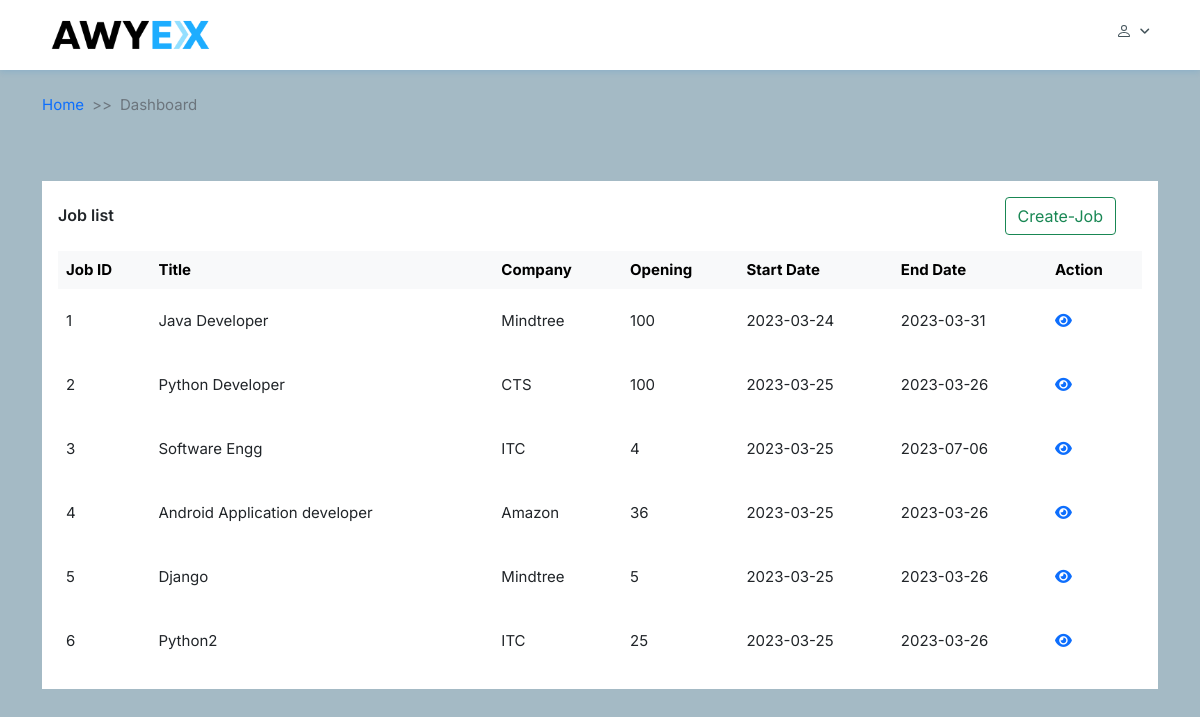
Before: /admin_dash with the older database file.
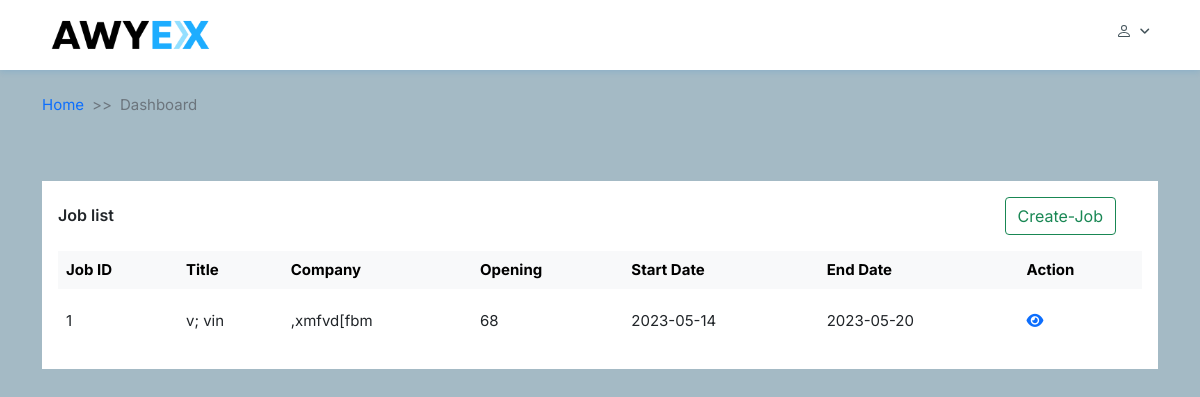
After: the same page with the newer database file.
### common/models.py (models this page shows, shortened)
class Jobs(models.Model):
	title = models.CharField(max_length=255, null=True, blank=True)
	package= models.CharField(max_length=255, null=True, blank=True)
	company = models.CharField(max_length=255, null=True, blank=True)
	openings = models.CharField(max_length=255, null=True, blank=True)
	profile = models.CharField(max_length=255, null=True, blank=True)
	start_date = models.CharField(max_length=255, null=True, blank=True)
	end_date = models.CharField(max_length=255, null=True, blank=True)
	minimum_cgpa = models.CharField(max_length=255, null=True, blank=True)

### common/views.py (the view)
# urls.py: path('admin_dash',AdminDashboard.as_view(), name="admin_dash"),
class AdminDashboard(View):
    template= 'admin/admin_dashboard.html'
    form = JobsForm
    model= Jobs
    def get(self, request):
        job_list= Jobs.objects.all().order_by('id')
        context= {
            'job_list':job_list,
            'form':self.form
        }
        return render(request, self.template, context)

### templates/admin/admin_dashboard.html (shortened to what this page needs)
{% extends "starter.html" %}
{% load static %}
{% load joblist %}
{% block content %}
  <section class="table-list">
    <div class="container">
      <div class="row">
        <div class="col-12">
          <div class="card">
            <div class="card-body">
              <div class="card-widght">
                <div class="d-flex align-items-center">
                  <h4 class="header-title mb-0">Job list</h4>
                 </div>
                 <div class="search">
                  <a>
                    <button type="button" class="btn btn-outline-success" data-bs-toggle="modal" data-bs-target="#create_job">Create-Job</button>
                  </a>
                </div>
              </div>
              <div id="cardCollpase4" class="collapse show">
                <div class="table-responsive pt-3">
                  <table class="table table-centered table-nowrap table-borderless mb-0 table-hover">
                    <thead class="table-light">
                      <tr>
                        <th>Job ID</th>
                        <th>Title</th>
                        <th>Company</th>
                        <th>Opening</th>
                        <th>Start Date</th>
                        <th>End Date</th>
                        <th>Action</th>
                      </tr>
                    </thead>
                    <tbody>
                    {% for job in job_list %}
                      <tr>
                        <td>{{job.id}}</td>
                        <td>{{job.title}}</td>
                        <td>{{job.company}}</td>
                        <td>{{job.openings}}</td>
                         <td>{{job.start_date}}</td>
                         <td>{{job.end_date}}</td>
                        <td>
                          <a target="_blank" href="{% url 'common:applied_student_list' %}?job_id={{job.id}}"><i class="fa-solid fa-eye"></i></a>
                        </td>
                      </tr>
                    {% endfor %}
                    </tbody>
                  </table>
                </div>
              </div>
            </div>
          </div>
        </div>
      </div>
    </div>
  </section>
{% endblock content %}

### templates/starter.html (shortened to what this page needs)
{% load static %}
<!doctype html>
<html lang="en">
<head>
  <link href="https://cdn.jsdelivr.net/npm/bootstrap@5.0.2/dist/css/bootstrap.min.css" rel="stylesheet"
>
  <link rel="stylesheet" href="{% static 'common/css/main.css'%}">
  <link rel="stylesheet" href="{% static 'common/css/style.css'%}">
  <link rel="stylesheet" href="https://cdnjs.cloudflare.com/ajax/libs/font-awesome/6.2.1/css/all.min.css"
 />
  <link rel="stylesheet" href="https://cdnjs.cloudflare.com/ajax/libs/slick-carousel/1.8.1/slick.css"
 />
  <link rel="stylesheet" href="https://cdn.jsdelivr.net/npm/bootstrap-icons@1.3.0/font/bootstrap-icons.css">
  <link rel="stylesheet" href="https://cdnjs.cloudflare.com/ajax/libs/slick-carousel/1.8.1/slick-theme.min.css"
 />
</head>
<body style="background-repeat: no-repeat;background-image: url('https://wallpaper-mania.com/wp-content/uploads/2018/09/High_resolution_wallpaper_background_ID_77700014742-optimized.jpg');">
  <nav class="navbar navbar-expand-lg fixed-top">
    <div class="container">
      <a class="navbar-brand" href="#"><img src="images/logo.png" alt=""></a>
      <div class="collapse navbar-collapse" id="main_nav">
        <ul class="navbar-nav mb-2 mb-lg-0 ms-auto">
          <li class="nav-item">
              <a href="">{{request.user.email}}</a>
          </li>
          <li class="nav-item dropdown profile">
              <a class="nav-link dropdown-toggle" href="#" data-bs-toggle="dropdown"> </a>
          </li>
      </ul>
      </div>
    </div>
  </nav>
  <section class="about-us">
    <div class="container">
      <div class="breadcrumb_container">
        <nav style="--bs-breadcrumb-divider: '>>';" aria-label="breadcrumb">
          <ol class="breadcrumb">
            <li class="breadcrumb-item"><a href="">Home</a></li>
            <li class="breadcrumb-item active" aria-current="page">Dashboard</li>
          </ol>
        </nav>
      </div>
    </div>
  </section>
  {% block content %}
    {% endblock content %}
</body>
</html>

### common/static/common/css/style.css (style rules this page uses)
body { margin: 0; padding: 0; -webkit-box-sizing: border-box; box-sizing: border-box; font-family: 'Inter', sans-serif; font-size: 15px; background-color: #a4bac5; }
h4 { font-size: 16px; }
a { color: #0d6efd; text-decoration: none; }
.navbar { background-color: #ffffff; -webkit-box-shadow: 0px 2px 6px #0078D724; box-shadow: 0px 2px 6px #0078D724; padding: 0; }
.navbar .navbar-brand img { width: 178px; }
.navbar .navbar-nav li a { font-size: 16px; color: #43535A; font-weight: 500; padding-right: 16px; padding-top: 4px; }
.navbar .navbar-nav .dropdown .dropdown-toggle::after { font: var(--fa-font-solid); content: "\f107"; font-size: 12px; position: relative; top: 3px; border: none; }
.navbar .navbar-nav .profile { margin-top: -6px; }
.table-list { margin-bottom: 4rem; }
.table-list .card { border: none; border-radius: 0; margin-top: 3rem; }
.table-list .card .card-body .card-widght { display: -webkit-box; display: -ms-flexbox; display: flex; -webkit-box-align: center; -ms-flex-align: center; align-items: center; -webkit-box-pack: justify; -ms-flex-pack: justify; justify-content: space-between; }
.table-list .card .card-body .card-widght h4 { font-size: 16px; font-weight: 600; }
.table-list .card .card-body .card-widght .search { display: -webkit-box; display: -ms-flexbox; display: flex; -webkit-box-align: center; -ms-flex-align: center; align-items: center; }
.table-list .card .card-body .card-widght .search a { margin-right: 26px; }
.table-list .card .card-body .table-responsive .table tbody tr { line-height: 48px; }

Changed rows visible on the page:
removed Jobs: id "2", title "Python Developer", company "CTS", openings "100", start_date "2023-03-25", end_date "2023-03-26"
removed Jobs: id "3", title "Software Engg", company "ITC", openings "4", start_date "2023-03-25", end_date "2023-07-06"
removed Jobs: id "4", title "Android Application developer", company "Amazon", openings "36", start_date "2023-03-25", end_date "2023-03-26"
removed Jobs: id "5", title "Django", company "Mindtree", openings "5", start_date "2023-03-25", end_date "2023-03-26"
removed Jobs: id "6", title "Python2", company "ITC", openings "25", start_date "2023-03-25", end_date "2023-03-26"
changed Jobs id 1: title "Java Developer" → "v; vin"; company "Mindtree" → ",xmfvd[fbm"; openings "100" → "68"; start_date "2023-03-24" → "2023-05-14"; end_date "2023-03-31" → "2023-05-20"
